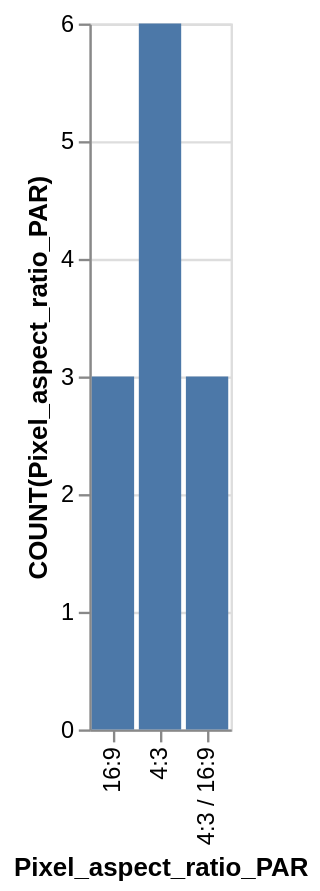

Here is the Vega-Lite specification saved for this chart:
### Vega-Lite specification from a JSON file in a GitHub repository (floating-point values rounded to 4 significant figures)
{"data": {"values": [{"x_data": "16:9", "y_data": 3}, {"x_data": "4:3", "y_data": 6}, {"x_data": "4:3 / 16:9", "y_data": 3}]}, "mark": "bar", "encoding": {"x": {"field": "x_data", "type": "nominal", "title": "Pixel_aspect_ratio_PAR", "sort": "ascending"}, "y": {"field": "y_data", "type": "quantitative", "title": "COUNT(Pixel_aspect_ratio_PAR)"}}}
